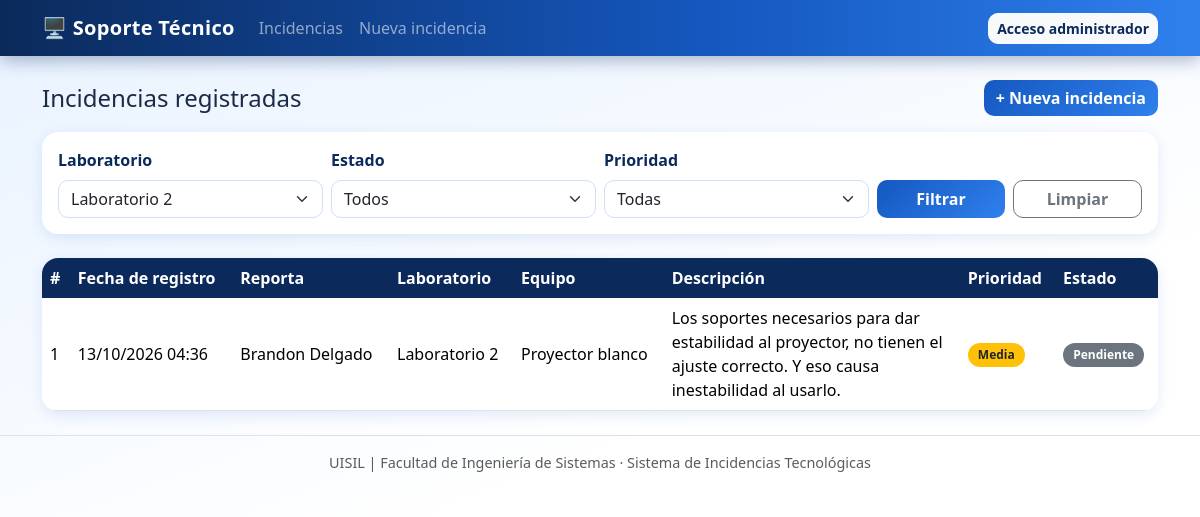
Screenshot of /index.php?laboratorio=Laboratorio 2 with the database file from the repository.
### tables this page shows
CREATE TABLE `incidencias` (
  `id` int(11) NOT NULL,
  `reportante` varchar(100) NOT NULL,
  `laboratorio` varchar(50) NOT NULL,
  `equipo` varchar(100) NOT NULL,
  `descripcion` text NOT NULL,
  `prioridad` enum('Baja','Media','Alta') NOT NULL,
  `estado` enum('Pendiente','En proceso','Resuelta') NOT NULL,
  `fecha_registro` timestamp NOT NULL DEFAULT current_timestamp()
);

### config/conexion.php (called while the page is built, shortened)
<?php
$LABORATORIOS = ["Laboratorio 1", "Laboratorio 2", "Laboratorio 3", "Laboratorio 4"];

### includes/auth.php (called while the page is built, shortened)
<?php
function esAdmin() {
    return isset($_SESSION['usuario_id']);
}
function e($valor) {
    return htmlspecialchars($valor ?? '', ENT_QUOTES, 'UTF-8');
}

### index.php (the view, shortened to what this page needs)
<?php
require_once 'config/conexion.php';
$lab       = trim($_GET['laboratorio'] ?? '');
$estado    = trim($_GET['estado'] ?? '');
$prioridad = trim($_GET['prioridad'] ?? '');
$where = []; $tipos = ""; $params = [];
if ($lab !== '')       { $where[] = "laboratorio = ?"; $tipos .= "s"; $params[] = $lab; }
$sql = "SELECT * FROM incidencias";
if ($where) { $sql .= " WHERE " . implode(" AND ", $where); }
$sql .= " ORDER BY fecha_registro DESC, id DESC";
$stmt = $conexion->prepare($sql);
if ($params) { $stmt->bind_param($tipos, ...$params); }
$stmt->execute();
$resultado = $stmt->get_result();
function badgePrioridad($p) {
    return ['Alta' => 'danger', 'Media' => 'warning text-dark', 'Baja' => 'success'][$p] ?? 'secondary';
}
function badgeEstado($s) {
    return ['Pendiente' => 'secondary', 'En proceso' => 'info text-dark', 'Resuelta' => 'success'][$s] ?? 'secondary';
}
$qs = http_build_query(array_filter(['laboratorio' => $lab, 'estado' => $estado, 'prioridad' => $prioridad]));
include 'includes/header.php';
?>
<div class="d-flex justify-content-between align-items-center mb-3">
  <h2 class="h4 mb-0">Incidencias registradas</h2>
  <a href="registrar.php" class="btn btn-primary">+ Nueva incidencia</a>
</div>
<div class="card mb-4">
  <div class="card-body">
    <form method="get" class="row g-2 align-items-end">
      <div class="col-md-3">
        <label class="form-label">Laboratorio</label>
        <select name="laboratorio" class="form-select">
          <?php foreach ($LABORATORIOS as $l): ?>
            <option value="<?= e($l) ?>" <?= $lab === $l ? 'selected' : '' ?>><?= e($l) ?></option>
          <?php endforeach; ?>
        </select>
      </div>
      <div class="col-md-3">
        <label class="form-label">Estado</label>
        <select name="estado" class="form-select">
          <option value="">Todos</option>
        </select>
      </div>
      <div class="col-md-3">
        <label class="form-label">Prioridad</label>
        <select name="prioridad" class="form-select">
          <option value="">Todas</option>
        </select>
      </div>
      <div class="col-md-3 d-flex gap-2">
        <button type="submit" class="btn btn-primary w-100">Filtrar</button>
        <a href="index.php" class="btn btn-outline-secondary w-100">Limpiar</a>
      </div>
    </form>
  </div>
</div>
<div class="card">
  <div class="table-responsive">
    <table class="table table-hover tabla-incidencias mb-0">
      <thead class="table-light">
        <tr>
          <th>#</th><th>Fecha de registro</th><th>Reporta</th><th>Laboratorio</th>
          <th>Equipo</th><th>Descripción</th><th>Prioridad</th><th>Estado</th>
        </tr>
      </thead>
      <tbody>
      <?php while ($fila = $resultado->fetch_assoc()): ?>
        <tr>
          <td><?= (int)$fila['id'] ?></td>
          <td><?= e(date('d/m/Y H:i', strtotime($fila['fecha_registro']))) ?></td>
          <td><?= e($fila['reportante']) ?></td>
          <td><?= e($fila['laboratorio']) ?></td>
          <td><?= e($fila['equipo']) ?></td>
          <td class="descripcion"><?= e($fila['descripcion']) ?></td>
          <td><span class="badge bg-<?= badgePrioridad($fila['prioridad']) ?>"><?= e($fila['prioridad']) ?></span></td>
          <td>
            <?php if (esAdmin()): ?>
              <form action="cambiar_estado.php" method="post" class="d-flex gap-1">
                <input type="hidden" name="id" value="<?= (int)$fila['id'] ?>">
                <input type="hidden" name="volver" value="<?= e($qs) ?>">
                <select name="estado" class="form-select form-select-sm" onchange="this.form.submit()">
                  <?php foreach ($ESTADOS as $s): ?>
                    <option value="<?= e($s) ?>" <?= $fila['estado'] === $s ? 'selected' : '' ?>><?= e($s) ?></option>
                  <?php endforeach; ?>
                </select>
              </form>
            <?php else: ?>
              <span class="badge bg-<?= badgeEstado($fila['estado']) ?>"><?= e($fila['estado']) ?></span>
            <?php endif; ?>
          </td>
        </tr>
      <?php endwhile; ?>
      </tbody>
    </table>
  </div>
</div>
<?php include 'includes/footer.php'; ?>

### css/estilos.css (style rules this page uses)
:root { --azul-900: #0b2a5b; --azul-700: #1558c0; --azul-500: #2f80ed; --azul-300: #8ec1ff; --azul-100: #e8f2ff; --blanco: #ffffff; --texto: #1c2b45; --sombra: 0 4px 14px rgba(21, 88, 192, .12); --sombra-fuerte: 0 12px 28px rgba(21, 88, 192, .25); --transicion: .25s cubic-bezier(.2, .8, .2, 1); }
body { background: linear-gradient(160deg, var(--azul-100) 0%, var(--blanco) 55%); background-attachment: fixed; color: var(--texto); font-family: "Segoe UI", system-ui, -apple-system, Roboto, sans-serif; min-height: 100vh; }
main > * { animation: aparecer .5s ease both; }
main > *:nth-child(2) { animation-delay: .08s; }
main > *:nth-child(3) { animation-delay: .16s; }
h2 { color: var(--azul-900); font-weight: 700; }
.card { border: 0; border-radius: 16px; background: var(--blanco); box-shadow: var(--sombra); transition: transform var(--transicion), box-shadow var(--transicion); }
.btn { border-radius: 10px; font-weight: 600; transition: transform var(--transicion), box-shadow var(--transicion), background-color var(--transicion), color var(--transicion); }
.btn-primary { background: linear-gradient(135deg, var(--azul-700), var(--azul-500)); border: 0; }
.form-label { font-weight: 600; color: var(--azul-900); }
.form-control, .form-select { border-radius: 10px; border: 1.5px solid #cfe0f7; transition: transform var(--transicion), border-color var(--transicion), box-shadow var(--transicion); }
.tabla-incidencias { border-collapse: separate; border-spacing: 0; }
.tabla-incidencias thead th { background: var(--azul-900); color: var(--blanco); font-weight: 600; border: 0; white-space: nowrap; }
.tabla-incidencias td, .tabla-incidencias th { vertical-align: middle; }
.tabla-incidencias tbody tr { position: relative; transition: transform var(--transicion), box-shadow var(--transicion), background-color var(--transicion); animation: deslizar .45s ease both; }
.card > .table-responsive { border-radius: 16px; }
.descripcion { max-width: 280px; white-space: normal; }
.badge { border-radius: 20px; padding: .5em .85em; transition: transform var(--transicion); }

### rows the page displays
incidencias: id "1", fecha_registro "13/10/2026 04:36", reportante "Brandon Delgado", laboratorio "Laboratorio 2", equipo "Proyector blanco", descripcion "Los soportes necesarios para dar estabilidad al proyector, no tienen el ajuste correcto. Y eso causa inestabilidad al usarlo.", prioridad "Media", estado "Pendiente"

### other values shown
form field laboratorio "Laboratorio 2"
